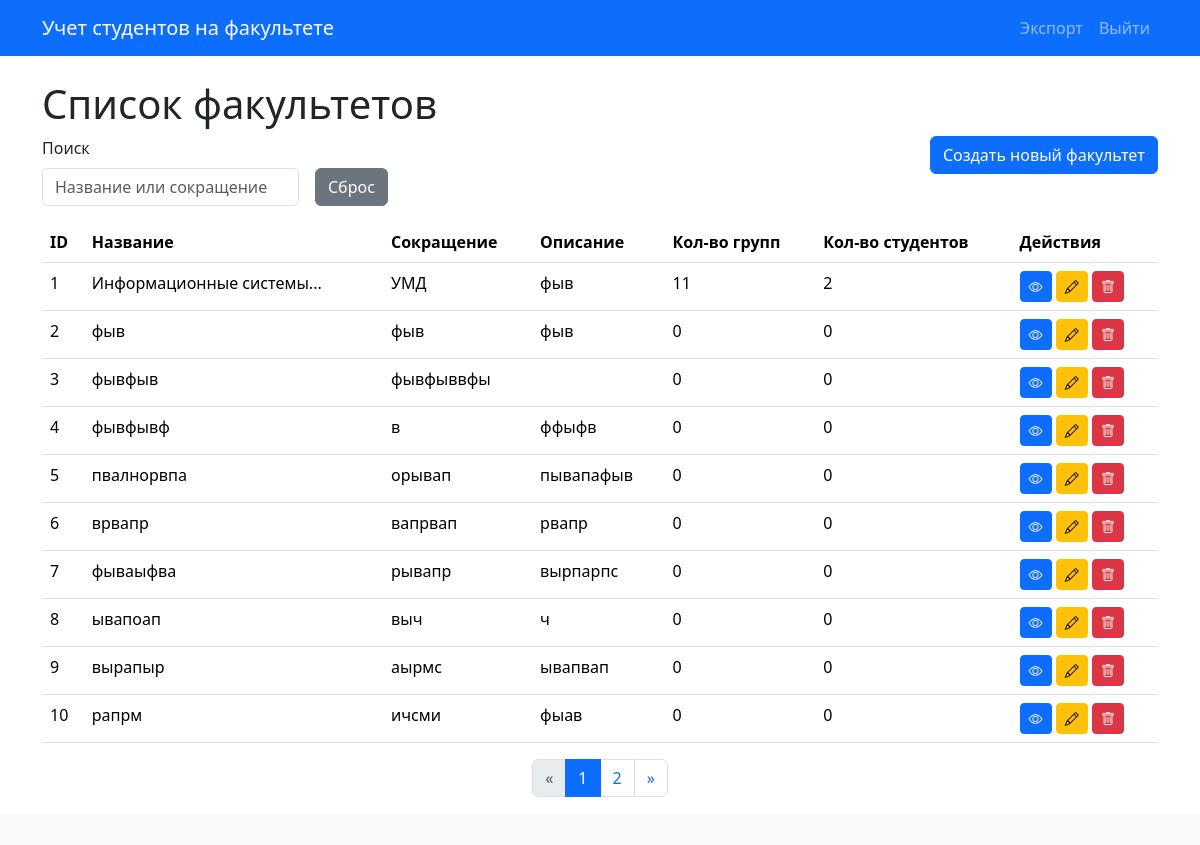
Before: /faculties/ with the older database file.
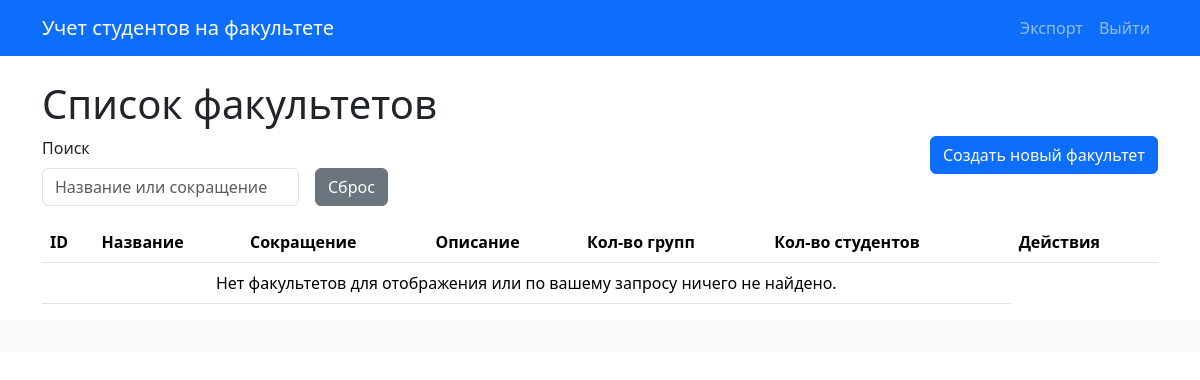
After: the same page with the newer database file.
### app/models.py (models this page shows)
class Faculty(db.Model):
    id = db.Column(db.Integer, primary_key=True)
    name = db.Column(db.String(128), nullable=False)
    short_name = db.Column(db.String(32), nullable=False)
    description = db.Column(db.Text)
    groups = db.relationship('Group', backref='faculty', cascade='all, delete-orphan')

### app/routes/faculties.py (the view, shortened to what this page needs)
@bp.route('/')
def list_faculties():
    page = request.args.get('page', 1, type=int)
    per_page = 10
    search_query = request.args.get('search_query', '').strip()
    sort_column = request.args.get('sort_by', 'default')
    sort_order = request.args.get('order', 'asc')
    query = Faculty.query
    all_matching_faculties_from_db = query.all()
    faculties_processed = []
    for faculty_obj in all_matching_faculties_from_db:
        num_groups = Group.query.with_parent(faculty_obj).count()
        num_students = Student.query.join(Group).filter(Group.faculty_id == faculty_obj.id).count() if hasattr(Student, 'group_id') else 0
        faculties_processed.append({
            'id': faculty_obj.id,
            'name': faculty_obj.name,
            'short_name': faculty_obj.short_name,
            'description': faculty_obj.description,
            'num_groups': num_groups,
            'num_students': num_students
        })
    if sort_column != 'default' and faculties_processed and sort_column in faculties_processed[0].keys():
        faculties_processed.sort(key=lambda x: get_sort_key_faculties(x, sort_column), reverse=(sort_order == 'desc'))
    elif not faculties_processed:
        pass
    else:
         faculties_processed.sort(key=lambda x: x['id'])
    total_items = len(faculties_processed)
    start_index = (page - 1) * per_page
    end_index = start_index + per_page
    paginated_faculties_list = faculties_processed[start_index:end_index]
    class SimplePagination:
        def __init__(self, page, per_page, total_items, items):
            self.page = page
            self.per_page = per_page
            self.total = total_items
            self.items = items
            self.pages = (total_items + per_page - 1) // per_page if total_items > 0 else 0
        @property
        def has_prev(self):
            return self.page > 1
        @property
        def has_next(self):
            return self.page < self.pages
        @property
        def next_num(self):
            return self.page + 1 if self.has_next else None
        def iter_pages(self, left_edge=1, left_current=1, right_current=2, right_edge=1):
            last = 0
            for num in range(1, self.pages + 1):
                if num <= left_edge or \
                   (num > self.page - left_current - 1 and num < self.page + right_current) or \
                   num > self.pages - right_edge:
                    if last + 1 != num:
                        yield None
                    yield num
                    last = num
    pagination_obj = SimplePagination(page, per_page, total_items, paginated_faculties_list)
    return render_template('faculties/list.html',
                           pagination=pagination_obj,
                           search_query=search_query,
                           sort_by=sort_column,
                           order=sort_order
                           )

### app/templates/faculties/list.html (shortened to what this page needs)
{% extends "base.html" %}
{% block content %}
    <h1>Список факультетов</h1>
    <div class="row mb-3">
        <div class="col-md-8">
            <form method="GET" action="{{ url_for('.list_faculties') }}" class="row g-3 align-items-end" id="filterSortForm">
                <div class="col-auto">
                    <label for="search_query" class="form-label">Поиск</label>
                    <input type="text" name="search_query" id="search_query" class="form-control" placeholder="Название или сокращение" value="{{ request.args.get('search_query', '') }}" onchange="this.form.submit()">
                </div>
                 <div class="col-auto">
                    <a href="{{ url_for('.list_faculties') }}" class="btn btn-secondary">Сброс</a>
                </div>
            </form>
        </div>
        <div class="col-md-4 text-end">
            <a href="{{ url_for('.create_faculty') }}" class="btn btn-primary">Создать новый факультет</a>
        </div>
    </div>
    <table class="table table-hover">
        <thead>
            <tr>
                <th><a href="#" class="sortable-header" data-sort="id">ID</a></th>
                <th><a href="#" class="sortable-header" data-sort="name">Название</a></th>
                <th><a href="#" class="sortable-header" data-sort="short_name">Сокращение</a></th>
                <th><a href="#" class="sortable-header" data-sort="description">Описание</a></th>
                <th><a href="#" class="sortable-header" data-sort="groups">Кол-во групп</a></th>
                <th><a href="#" class="sortable-header" data-sort="students">Кол-во студентов</a></th>
                <th>Действия</th>
            </tr>
        </thead>
        <tbody>
            {% for faculty in pagination.items %}
            <tr>
                <td>{{ faculty.id }}</td>
                <td>{{ faculty.name | truncate(25, True, '...') }}</td>
                <td>{{ faculty.short_name }}</td>
                <td>{{ faculty.description | truncate(15, True, '...') if faculty.description else '' }}</td>
                <td>{{ faculty.num_groups }}</td>
                <td>{{ faculty.num_students }}</td>
                <td>
                    <a href="{{ url_for('faculty_groups.list_groups', faculty_id=faculty.id) }}" class="btn btn-sm btn-primary" title="Просмотр групп факультета"><i class="bi bi-eye"></i></a>
                    <a href="{{ url_for('.edit_faculty', id=faculty.id) }}" class="btn btn-sm btn-warning" title="Редактировать факультет"><i class="bi bi-pencil"></i></a>
                    <button type="button" class="btn btn-sm btn-danger" data-bs-toggle="modal" data-bs-target="#confirmDeleteModal" data-delete-url="{{ url_for('.delete_faculty', id=faculty.id) }}" data-faculty-name="{{ faculty.name }}" title="Удалить факультет"><i class="bi bi-trash"></i></button>
                </td>
            </tr>
            {% else %}
            <tr>
                <td colspan="6" class="text-center">Нет факультетов для отображения или по вашему запросу ничего не найдено.</td>
            </tr>
            {% endfor %}
        </tbody>
    </table>
    {% if pagination and pagination.pages > 1 %}
    <nav aria-label="Page navigation">
        <ul class="pagination justify-content-center">
            <li class="page-item {% if not pagination.has_prev %}disabled{% endif %}">
                <a class="page-link" href="{% if pagination.has_prev %}{{ url_for('.list_faculties', page=pagination.prev_num, search_query=search_query, sort_by=sort_by, order=order) }}{% else %}#__{% endif %}" aria-label="Previous">
                    <span aria-hidden="true">&laquo;</span>
                </a>
            </li>
            {% for p_num in pagination.iter_pages() %}
                {% if p_num %}
                    <li class="page-item {% if p_num == pagination.page %}active{% endif %}">
                        <a class="page-link" href="{{ url_for('.list_faculties', page=p_num, search_query=search_query, sort_by=sort_by, order=order) }}">{{ p_num }}</a>
                    </li>
                {% else %}
                    <li class="page-item disabled"><span class="page-link">...</span></li>
                {% endif %}
            {% endfor %}
            <li class="page-item {% if not pagination.has_next %}disabled{% endif %}">
                <a class="page-link" href="{% if pagination.has_next %}{{ url_for('.list_faculties', page=pagination.next_num, search_query=search_query, sort_by=sort_by, order=order) }}{% else %}#__{% endif %}" aria-label="Next">
                    <span aria-hidden="true">&raquo;</span>
                </a>
            </li>
        </ul>
    </nav>
    {% endif %}
{% endblock %}

### app/templates/base.html (shortened to what this page needs)
<!DOCTYPE html>
<html lang="ru">
<head>
    <link href="https://cdn.jsdelivr.net/npm/bootstrap@5.3.2/dist/css/bootstrap.min.css" rel="stylesheet">
    <link rel="stylesheet" href="https://cdn.jsdelivr.net/npm/bootstrap-icons@1.10.0/font/bootstrap-icons.css">
</head>
<body>
    <header class="navbar navbar-expand-lg navbar-dark bg-primary mb-4">
        <div class="container">
            <a class="navbar-brand" href="{{ url_for('faculties.list_faculties') }}">Учет студентов на факультете</a>
            <div class="collapse navbar-collapse" id="navbarNav">
                <ul class="navbar-nav ms-auto">
                    <li class="nav-item">
                        <a class="nav-link" href="{{ url_for('export_import.export_excel') }}">Экспорт</a>
                    </li>
                    <li class="nav-item">
                        <a class="nav-link" href="{{ url_for('main.welcome') }}">Выйти</a>
                    </li>
                </ul>
            </div>
        </div>
    </header>
    <main class="container">
        {% block content %}{% endblock %}
    </main>
    <footer class="mt-auto py-3 bg-light text-center">
    </footer>
</body>
</html>

### app/templates/faculties/list.html (style rules this page uses)
.sortable-header { text-decoration: none; color: inherit; cursor: pointer; }

Changed rows visible on the page:
removed Faculty: id "1", name "Информационные системы...", short_name "УМД", description "фыв", num_groups "11", num_students "2"
removed Faculty: id "2", name "фыв", short_name "фыв", description "фыв", num_groups "0", num_students "0"
removed Faculty: id "3", name "фывфыв", short_name "фывфыввфы", num_groups "0", num_students "0"
removed Faculty: id "4", name "фывфывф", short_name "в", description "ффыфв", num_groups "0", num_students "0"
removed Faculty: id "5", name "пвалнорвпа", short_name "орывап", description "пывапафыв", num_groups "0", num_students "0"
removed Faculty: id "6", name "врвапр", short_name "вапрвап", description "рвапр", num_groups "0", num_students "0"
removed Faculty: id "7", name "фываыфва", short_name "рывапр", description "вырпарпс", num_groups "0", num_students "0"
removed Faculty: id "8", name "ывапоап", short_name "выч", description "ч", num_groups "0", num_students "0"
removed Faculty: id "9", name "вырапыр", short_name "аырмс", description "ывапвап", num_groups "0", num_students "0"
removed Faculty: id "10", name "рапрм", short_name "ичсми", description "фыав", num_groups "0", num_students "0"
Other visible differences:
text now shown: "Нет факультетов для отображения или по вашему запросу ничего не найдено."
list line gone: "1"
list line gone: "2"
